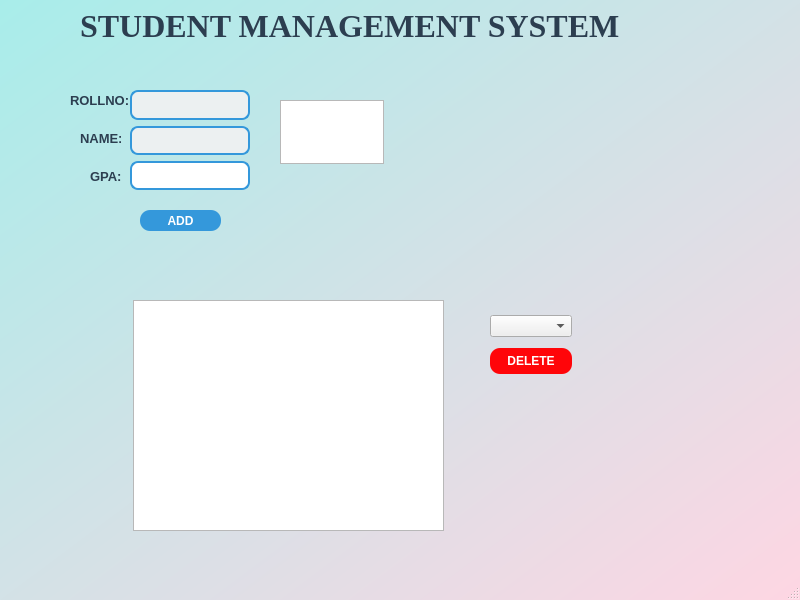
<?xml version="1.0" encoding="UTF-8"?>
<ui version="4.0">
 <class>MainWindow</class>
 <widget class="QMainWindow" name="MainWindow">
  <property name="geometry">
   <rect>
    <x>0</x>
    <y>0</y>
    <width>800</width>
    <height>600</height>
   </rect>
  </property>
  <property name="windowTitle">
   <string>MainWindow</string>
  </property>
  <property name="styleSheet">
   <string>
    QMainWindow {
        background: qlineargradient(x1:0, y1:0, x2:1, y2:1, stop:0 #a8edea, stop:1 #fed6e3);
    }
   </string>
  </property>
  <widget class="QWidget" name="centralwidget">
   <widget class="QPushButton" name="addButton">
    <property name="geometry">
     <rect>
      <x>140</x>
      <y>210</y>
      <width>81</width>
      <height>21</height>
     </rect>
    </property>
    <property name="styleSheet">
     <string>
      QPushButton {
          background-color: #3498db;
          color: white;
          border-radius: 10px;
          font-weight: bold;
          padding: 6px;
      }
      QPushButton:hover {
          background-color: #2980b9;
      }
      QPushButton:pressed {
          background-color: #1c5980;
      }
     </string>
    </property>
    <property name="text">
     <string>ADD</string>
    </property>
   </widget>
   <widget class="QTextEdit" name="textEdit">
    <property name="geometry">
     <rect>
      <x>280</x>
      <y>100</y>
      <width>104</width>
      <height>64</height>
     </rect>
    </property>
    <property name="readOnly">
     <bool>true</bool>
    </property>
   </widget>
   <widget class="QLabel" name="label">
    <property name="geometry">
     <rect>
      <x>70</x>
      <y>90</y>
      <width>61</width>
      <height>21</height>
     </rect>
    </property>
    <property name="styleSheet">
     <string>QLabel { color: #2c3e50; font-weight: bold; font-size: 10pt; }</string>
    </property>
    <property name="text">
     <string>ROLLNO:</string>
    </property>
   </widget>
   <widget class="QLabel" name="label_2">
    <property name="geometry">
     <rect>
      <x>80</x>
      <y>130</y>
      <width>41</width>
      <height>16</height>
     </rect>
    </property>
    <property name="styleSheet">
     <string>QLabel { color: #2c3e50; font-weight: bold; font-size: 10pt; }</string>
    </property>
    <property name="text">
     <string>NAME:</string>
    </property>
   </widget>
   <widget class="QLabel" name="label_3">
    <property name="geometry">
     <rect>
      <x>90</x>
      <y>170</y>
      <width>37</width>
      <height>12</height>
     </rect>
    </property>
    <property name="styleSheet">
     <string>QLabel { color: #2c3e50; font-weight: bold; font-size: 10pt; }</string>
    </property>
    <property name="text">
     <string>GPA:</string>
    </property>
   </widget>
   <widget class="QLabel" name="label_4">
    <property name="geometry">
     <rect>
      <x>80</x>
      <y>10</y>
      <width>591</width>
      <height>31</height>
     </rect>
    </property>
    <property name="font">
     <font>
      <family>Times New Roman</family>
      <pointsize>24</pointsize>
      <bold>true</bold>
     </font>
    </property>
    <property name="styleSheet">
     <string>QLabel { color: #2c3e50; font-weight: bold; }</string>
    </property>
    <property name="text">
     <string>STUDENT MANAGEMENT SYSTEM</string>
    </property>
   </widget>
   <widget class="QLabel" name="label_5">
    <property name="geometry">
     <rect>
      <x>660</x>
      <y>0</y>
      <width>141</width>
      <height>101</height>
     </rect>
    </property>
    <property name="text">
     <string/>
    </property>
    <property name="pixmap">
     <pixmap resource="resource.qrc">:/new/prefix1/logo.png</pixmap>
    </property>
    <property name="scaledContents">
     <bool>true</bool>
    </property>
   </widget>
   <widget class="QTextEdit" name="history">
    <property name="geometry">
     <rect>
      <x>133</x>
      <y>300</y>
      <width>311</width>
      <height>231</height>
     </rect>
    </property>
    <property name="readOnly">
     <bool>true</bool>
    </property>
   </widget>
   <widget class="QWidget" name="">
    <property name="geometry">
     <rect>
      <x>490</x>
      <y>310</y>
      <width>82</width>
      <height>71</height>
     </rect>
    </property>
    <layout class="QVBoxLayout" name="verticalLayout">
     <item>
      <widget class="QComboBox" name="rollSelector"/>
     </item>
     <item>
      <widget class="QPushButton" name="deleteButton">
       <property name="styleSheet">
        <string notr="true">  QPushButton {
          background-color: rgb(255, 5, 9);
          color: white;
          border-radius: 10px;
          font-weight: bold;
          padding: 6px;
      }
      QPushButton:hover {
          background-color: rgb(170, 0, 0);
      }
      QPushButton:pressed {
          background-color: #1c5980;
      }
     </string>
       </property>
       <property name="text">
        <string>DELETE</string>
       </property>
      </widget>
     </item>
    </layout>
   </widget>
   <widget class="QWidget" name="">
    <property name="geometry">
     <rect>
      <x>130</x>
      <y>90</y>
      <width>120</width>
      <height>100</height>
     </rect>
    </property>
    <layout class="QVBoxLayout" name="verticalLayout_2">
     <item>
      <widget class="QLineEdit" name="rollInput">
       <property name="styleSheet">
        <string notr="true">
      QLineEdit {
          border: 2px solid #3498db;
          border-radius: 8px;
          background-color: #ecf0f1;
          padding: 4px;
          font-size: 12pt;
			color: black
      }
      QLineEdit:focus {
          border: 2px solid #e74c3c;
      }
     </string>
       </property>
      </widget>
     </item>
     <item>
      <widget class="QLineEdit" name="nameInput">
       <property name="styleSheet">
        <string notr="true">
      QLineEdit {
          border: 2px solid #3498db;
          border-radius: 8px;
          background-color: #ecf0f1;
          padding: 4px;
          font-size: 12pt;
			color: black;
      }
      QLineEdit:focus {
          border: 2px solid #e74c3c;
      }
     </string>
       </property>
      </widget>
     </item>
     <item>
      <widget class="QLineEdit" name="gpaInput">
       <property name="styleSheet">
        <string notr="true">
      QLineEdit {
          border: 2px solid #3498db;
          border-radius: 8px;
          background-color: white;
          padding: 4px;
          font-size: 12pt;
			color:black;
      }
      QLineEdit:focus {
          border: 2px solid #e74c3c;
      }
     </string>
       </property>
      </widget>
     </item>
    </layout>
   </widget>
  </widget>
  <widget class="QMenuBar" name="menubar">
   <property name="geometry">
    <rect>
     <x>0</x>
     <y>0</y>
     <width>800</width>
     <height>17</height>
    </rect>
   </property>
  </widget>
  <widget class="QStatusBar" name="statusbar"/>
 </widget>
 <tabstops>
  <tabstop>gpaInput</tabstop>
  <tabstop>addButton</tabstop>
  <tabstop>textEdit</tabstop>
  <tabstop>rollInput</tabstop>
 </tabstops>
 <resources>
  <include location="resource.qrc"/>
 </resources>
 <connections/>
</ui>
